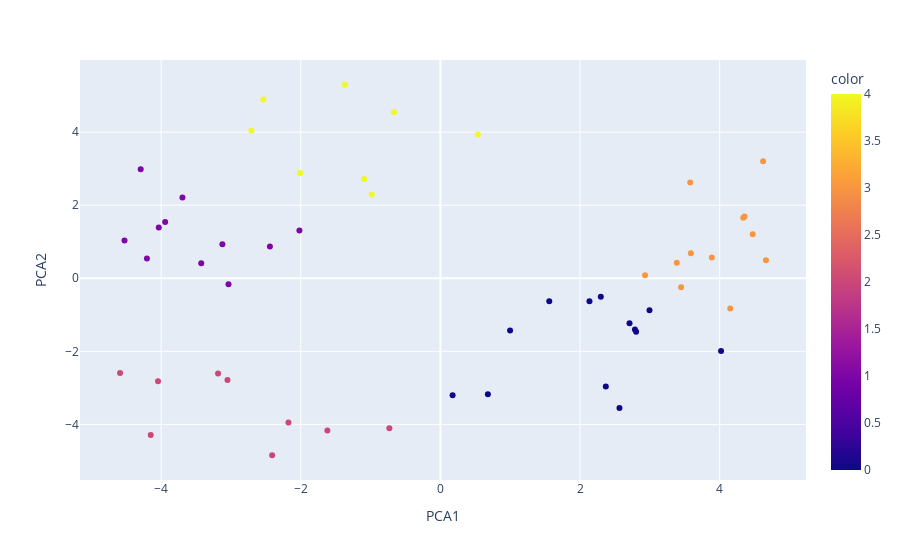

Notebook code for this chart:
### Code cell
pca = PCA(n_components=n)
pca.fit(df[['meditation','programming','reading','running','walk dog','weights','yoga']])
#print(reduction.get_covariance())
reduced_space = pca.fit_transform(df[['meditation','programming','reading','running','walk dog','weights','yoga']])
y_pred = KMeans(n_clusters=5, random_state=0).fit_predict(reduced_space)
reduced_df = pd.DataFrame(reduced_space, columns=['PCA1','PCA2'])
fig = px.scatter(reduced_df, x='PCA1', y='PCA2', color=y_pred)
fig.show()

### Figure 1 — Plotly figure (JSON) as saved in the notebook; plotly's stock layout.template omitted (floating-point values rounded to 4 significant figures)
{"data": [{"hoverlabel": {"namelength": 0}, "hovertemplate": "PCA1=%{x}<br>PCA2=%{y}<br>color=%{marker.color}", "legendgroup": "", "marker": {"color": [4, 1, 1, 1, 4, 1, 4, 1, 4, 4, 4, 1, 1, 1, 1, 2, 2, 2, 2, 2, 0, 2, 2, 2, 1, 1, 4, 2, 0, 0, 0, 0, 0, 0, 0, 3, 3, 0, 3, 0, 3, 0, 3, 3, 3, 0, 3, 3, 0, 3, 3, 3, 4], "coloraxis": "coloraxis", "symbol": "circle"}, "mode": "markers", "name": "", "showlegend": false, "type": "scatter", "x": [-1.367, -2.02, -4.525, -3.123, -2.707, -4.293, -2.537, -3.695, -2.008, -1.092, 0.5371, -2.442, -4.034, -4.204, -3.426, -4.589, -2.176, -2.41, -4.149, -3.185, 0.175, -3.05, -0.7311, -1.619, -3.035, -3.943, -0.9838, -4.045, 0.6802, 2.565, 0.9981, 2.369, 1.56, 2.135, 2.995, 3.386, 4.663, 2.786, 4.338, 4.02, 4.473, 2.297, 3.888, 4.151, 3.587, 2.709, 3.578, 4.622, 2.804, 3.447, 2.931, 4.357, -0.6657], "xaxis": "x", "y": [5.296, 1.304, 1.035, 0.9289, 4.044, 2.982, 4.889, 2.213, 2.88, 2.714, 3.935, 0.8668, 1.387, 0.5414, 0.4137, -2.593, -3.945, -4.844, -4.287, -2.606, -3.202, -2.783, -4.104, -4.167, -0.1655, 1.539, 2.291, -2.821, -3.172, -3.552, -1.431, -2.959, -0.6292, -0.6268, -0.8728, 0.4215, 0.4935, -1.402, 1.653, -1.989, 1.205, -0.5069, 0.5694, -0.8276, 0.6864, -1.231, 2.618, 3.204, -1.467, -0.244, 0.08287, 1.692, 4.542], "yaxis": "y"}], "layout": {"autosize": true, "coloraxis": {"colorbar": {"title": {"text": "color"}}, "colorscale": [[0, "#0d0887"], [0.1111, "#46039f"], [0.2222, "#7201a8"], [0.3333, "#9c179e"], [0.4444, "#bd3786"], [0.5556, "#d8576b"], [0.6667, "#ed7953"], [0.7778, "#fb9f3a"], [0.8889, "#fdca26"], [1, "#f0f921"]]}, "legend": {"tracegroupgap": 0}, "margin": {"t": 60}, "xaxis": {"anchor": "y", "autorange": true, "domain": [0, 1], "range": [-5.13, 5.204], "title": {"text": "PCA1"}, "type": "linear"}, "yaxis": {"anchor": "x", "autorange": true, "domain": [0, 1], "range": [-5.563, 6.015], "title": {"text": "PCA2"}, "type": "linear"}}}
